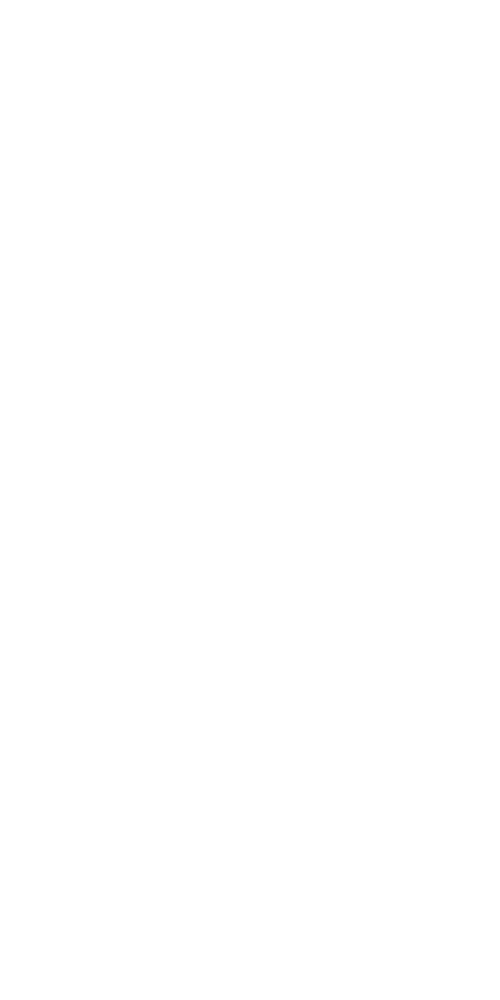
Frame 1 (no input)
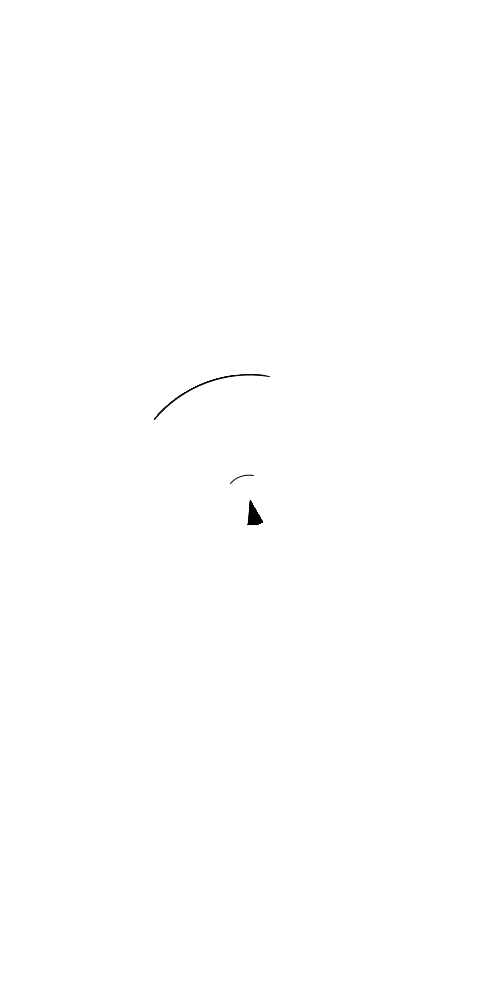
Frame 60 (the mouse pressed at the canvas centre just before this capture)
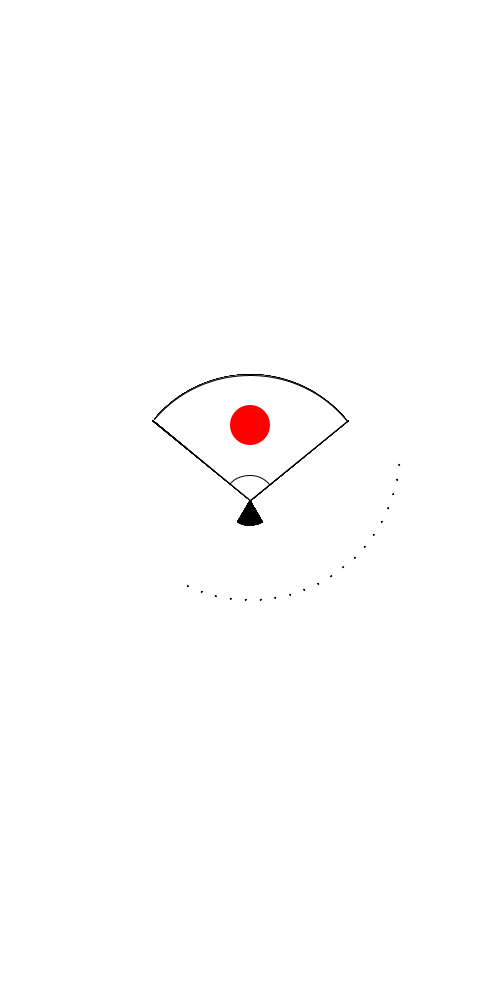
Frame 120 (the mouse held since frame 60 and released just before this capture)

The Processing sketch that drew these frames (run headless with seeded random() and noise(); from frame 60 on, the mouse is pressed at the canvas centre):

// Processing sketch: processing_155276
// ── processing_155276.pde

float theta = 0.1;
float x = 220;
float x2 = 60;

void setup(){
  size(500, 1000);
  smooth();
  background(255);
}

void draw(){
  fill(255);
  stroke(0);
  arc(250, 500, 250, 250, radians(220), radians(x));
  fill(255);
  arc(250, 500, 50, 50, radians(220), radians(x));
  if(220<= x && x <= 320){
    x++;
  }
  
  fill(0);
  arc(250, 500, 50, 50, radians(60), radians(x2));
  if(60<= x2 && x2 <= 120){
    x2+= 0.6;
  }
  
  if(x2 >= 120){
    line(152, 420, 250, 500);
    line(348, 420, 250, 500);
    ellipse(250+150*cos(theta), 450+150*sin(theta), 1, 1);
    fill(255, 0, 0);
    noStroke();
    ellipse(250, 425, 40, 40);
    theta+=0.1;
  }
  
  
  
}
